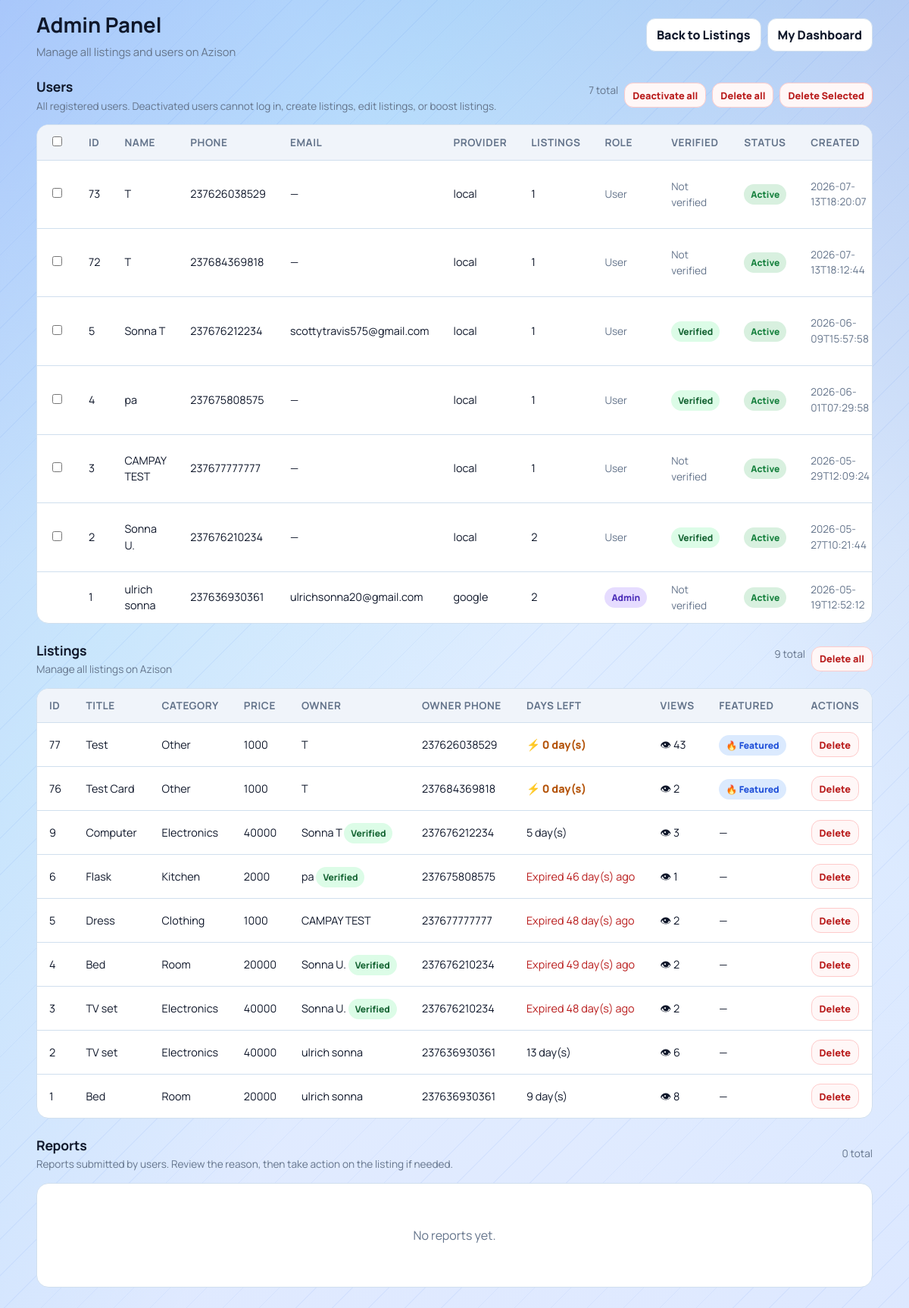
The page /admin (signed in) on the database its author committed.
### tables this page shows
CREATE TABLE users(
            id INTEGER PRIMARY KEY AUTOINCREMENT,
            full_name TEXT NOT NULL,
            phone TEXT NOT NULL UNIQUE,
            password_hash TEXT NOT NULL,
            email TEXT,
            google_sub TEXT,
            auth_provider TEXT NOT NULL DEFAULT 'local',
            created_at TEXT NOT NULL
        , is_admin INTEGER DEFAULT 0, is_active INTEGER DEFAULT 1, is_verified INTEGER DEFAULT 0);

CREATE TABLE listings(
            id INTEGER PRIMARY KEY AUTOINCREMENT,
            title TEXT,
            price TEXT,
            category TEXT,
            phone TEXT,
            owner_phone TEXT,
            leave_date TEXT,
            description TEXT,
            image TEXT,
            is_featured INTEGER DEFAULT 0
        , view_count INTEGER DEFAULT 0);

### app.py (the view, shortened to what this page needs)
@app.route("/admin")
@admin_required
def admin_panel():
    conn = get_db()
    cursor = conn.cursor()
    ensure_user_verified_column(cursor)
    conn.commit()
    cursor.execute(
        """
        SELECT l.*, u.full_name as owner_name, u.is_verified as owner_is_verified
        FROM listings l
        LEFT JOIN users u ON u.phone = l.owner_phone
        ORDER BY l.id DESC
        """
    )
    rows = cursor.fetchall()
    cursor.execute(
        """
        SELECT u.id, u.full_name, u.phone, u.email, u.auth_provider, u.is_admin, u.is_active, u.is_verified, u.created_at,
               (SELECT COUNT(*) FROM listings l WHERE l.owner_phone = u.phone) AS listing_count
        FROM users u
        ORDER BY u.is_active ASC, u.id DESC
        """
    )
    user_rows = cursor.fetchall()
    cursor.execute(
        """
        SELECT r.id, r.listing_id, r.reporter_user_id, r.reason, r.comment, r.created_at,
               l.title AS listing_title, l.category AS listing_category,
               u.full_name AS reporter_name, u.phone AS reporter_phone, u.email AS reporter_email
        FROM reports r
        LEFT JOIN listings l ON l.id = r.listing_id
        LEFT JOIN users u ON u.id = r.reporter_user_id
        ORDER BY r.id DESC
        """
    )
    report_rows = cursor.fetchall()
    conn.close()
    today = current_date()
    listings = []
    for row in rows:
        leave_date = datetime.strptime(row["leave_date"], "%Y-%m-%d").date()
        days_left = (leave_date - today).days
        is_expired = days_left < 0
        is_soon = 0 <= days_left <= 3
        listings.append(
            {
                "id": row["id"],
                "title": row["title"],
                "price": row["price"],
                "category": row["category"],
                "phone": row["phone"],
                "owner_phone": row["owner_phone"] or "",
                "owner_name": row["owner_name"] or "Unknown",
                "owner_is_verified": bool(row_value(row, "owner_is_verified", 0) == 1),
                "leave_date": row["leave_date"],
                "description": row["description"] or "",
                "image": row["image"],
                "is_featured": row["is_featured"],
                "view_count": row["view_count"],
                "days_left": days_left,
                "is_expired": is_expired,
                "is_soon": is_soon,
            }
        )
    users = []
    for user_row in user_rows:
        users.append(
            {
                "id": user_row["id"],
                "full_name": user_row["full_name"] or "",
                "phone": user_row["phone"] or "",
                "email": user_row["email"] or "",
                "auth_provider": user_row["auth_provider"] or "local",
                "is_admin": bool(user_row["is_admin"] == 1),
                "is_active": bool(user_row["is_active"] == 1),
                "is_verified": bool(row_value(user_row, "is_verified", 0) == 1),
                "created_at": user_row["created_at"] or "",
                "listing_count": user_row["listing_count"] or 0,
            }
        )
    reports = []
    return render_template("admin.html", listings=listings, users=users, reports=reports)

### templates/admin.html (shortened to what this page needs)
<!DOCTYPE html>
<html lang="en">
<head>
    <link rel="stylesheet" href="{{ url_for('static', filename='css/marketplace.css') }}">
</head>
<body>
    <main class="page">
        <section class="topbar">
            <div class="title-wrap">
                <h1>Admin Panel</h1>
                <p>Manage all listings and users on Azison</p>
            </div>
            <div class="actions">
                <a class="btn" href="{{ url_for('home') }}">Back to Listings</a>
                <a class="btn" href="{{ url_for('dashboard') }}">My Dashboard</a>
            </div>
        </section>
        <section class="section-heading">
            <div>
                <h2>Users</h2>
                <p>All registered users. Deactivated users cannot log in, create listings, edit listings, or boost listings.</p>
            </div>
            <div class="actions" style="gap: 8px;">
                <span class="muted-text">{% if users %}{{ users|length }} total{% else %}0 total{% endif %}</span>
                {% if users %}
                    <form method="POST" action="{{ url_for('admin_deactivate_all_users') }}" onsubmit="return confirm('Deactivate ALL non-admin users? You can re-activate them later from this page.');" style="display:inline; margin: 0;">
                        <button class="danger-btn" type="submit">Deactivate all</button>
                    </form>
                    <button type="button" class="danger-btn" onclick="confirmDeleteAllUsers();">Delete all</button>
                    <button type="button" class="danger-btn" id="bulk-delete-users-btn" onclick="confirmBulkDeleteUsers();" disabled>Delete Selected</button>
                {% endif %}
            </div>
        </section>
        <section class="table-container">
            {% if users %}
                <table>
                    <thead>
                        <tr>
                            <th><input type="checkbox" id="select-all-users" onchange="toggleAllUserCheckboxes(this);"></th>
                            <th>ID</th>
                            <th>Name</th>
                            <th>Phone</th>
                            <th>Email</th>
                            <th>Provider</th>
                            <th>Listings</th>
                            <th>Role</th>
                            <th>Verified</th>
                            <th>Status</th>
                            <th>Created</th>
                        </tr>
                    </thead>
                    <tbody>
                        {% for u in users %}
                        <tr>
                            <td>
                                {% if not u['is_admin'] and not (current_user and current_user.get('id') == u['id']) %}
                                    <input form="bulk-delete-users-form" type="checkbox" name="user_ids" value="{{ u['id'] }}" class="user-checkbox" onchange="updateBulkDeleteButton();">
                                {% endif %}
                            </td>
                            <td>{{ u['id'] }}</td>
                            <td>{{ u['full_name'] }}</td>
                            <td>{{ u['phone'] }}</td>
                            <td>{{ u['email'] or '—' }}</td>
                            <td>{{ u['auth_provider'] }}</td>
                            <td>{{ u['listing_count'] }}</td>
                            <td>
                                {% if u['is_admin'] %}
                                    <span class="badge admin">Admin</span>
                                {% else %}
                                    <span class="muted-text">User</span>
                                {% endif %}
                            </td>
                            <td>
                                {% if u['is_verified'] %}
                                    <span class="badge verified">Verified</span>
                                {% else %}
                                    <span class="muted-text">Not verified</span>
                                {% endif %}
                            </td>
                            <td>
                                {% if u['is_active'] %}
                                    <span class="badge active">Active</span>
                                {% else %}
                                    <span class="badge deactivated">Deactivated</span>
                                {% endif %}
                            </td>
                            <td class="muted-text">{{ u['created_at'] }}</td>
                        </tr>
                        {% endfor %}
                    </tbody>
                </table>
            {% else %}
                <div class="empty">
                    <p>No users found.</p>
                </div>
            {% endif %}
        </section>
        <section class="section-heading">
            <div>
                <h2>Listings</h2>
                <p>Manage all listings on Azison</p>
            </div>
            <div class="actions" style="gap: 8px;">
                <span class="muted-text">{% if listings %}{{ listings|length }} total{% else %}0 total{% endif %}</span>
                {% if listings %}
                    <button type="button" class="danger-btn" onclick="confirmDeleteAllListings();">Delete all</button>
                {% endif %}
            </div>
        </section>
        <section class="table-container">
            {% if listings %}
                <table>
                    <thead>
                        <tr>
                            <th>ID</th>
                            <th>Title</th>
                            <th>Category</th>
                            <th>Price</th>
                            <th>Owner</th>
                            <th>Owner Phone</th>
                            <th>Days Left</th>
                            <th>Views</th>
                            <th>Featured</th>
                            <th>Actions</th>
                        </tr>
                    </thead>
                    <tbody>
                        {% for item in listings %}
                        <tr>
                            <td>{{ item['id'] }}</td>
                            <td>{{ item['title'] }}</td>
                            <td>{{ item['category'] }}</td>
                            <td>{{ item['price'] }}</td>
                            <td>
                                {{ item['owner_name'] }}
                                {% if item['owner_is_verified'] %}
                                    <span class="badge verified">Verified</span>
                                {% endif %}
                            </td>
                            <td>{{ item['owner_phone'] }}</td>
                            <td>
                                {% if item['is_expired'] %}
                                    <span style="color: var(--danger);">Expired {{ item['days_left'] * -1 }} day(s) ago</span>
                                {% elif item['is_soon'] %}
                                    <span class="deadline soon">⚡ {{ item['days_left'] }} day(s)</span>
                                {% else %}
                                    {{ item['days_left'] }} day(s)
                                {% endif %}
                            </td>
                            <td>👁 {{ item['view_count'] or 0 }}</td>
                            <td>
                                {% if item['is_featured'] == 1 %}
                                    <span class="badge featured">🔥 Featured</span>
                                {% else %}
                                    —
                                {% endif %}
                            </td>
                            <td>
                                <form method="POST" action="{{ url_for('admin_delete_listing', id=item['id']) }}" onsubmit="return confirm('Are you sure you want to delete this listing?');">
                                    <button class="danger-btn" type="submit">Delete</button>
                                </form>
                            </td>
                        </tr>
                        {% endfor %}
                    </tbody>
                </table>
            {% else %}
                <div class="empty">
                    <p>No listings found.</p>
                </div>
            {% endif %}
        </section>
        <section class="section-heading">
            <div>
                <h2>Reports</h2>
                <p>Reports submitted by users. Review the reason, then take action on the listing if needed.</p>
            </div>
            <div class="actions" style="gap: 8px;">
                <span class="muted-text">{% if reports %}{{ reports|length }} total{% else %}0 total{% endif %}</span>
            </div>
        </section>
        <section class="table-container">
            {% if reports %}
                <table>
                    <thead>
                        <tr>
                            <th>ID</th>
                            <th>Listing</th>
                            <th>Category</th>
                            <th>Reason</th>
                            <th>Comment</th>
                            <th>Reporter</th>
                            <th>Reporter Phone</th>
                            <th>Reporter Email</th>
                            <th>Submitted</th>
                            <th>Actions</th>
                        </tr>
                    </thead>
                    <tbody>
                        {% for r in reports %}
                        <tr>
                            <td>{{ r['id'] }}</td>
                            <td>
                                {% if r['listing_exists'] %}
                                    <a href="{{ url_for('listing_detail', id=r['listing_id']) }}" target="_blank" rel="noopener">{{ r['listing_title'] or ('Listing #' + r['listing_id']|string) }}</a>
                                {% else %}
                                    <span class="muted-text">Listing #{{ r['listing_id'] }} (deleted)</span>
                                {% endif %}
                            </td>
                            <td>{{ r['listing_category'] or '—' }}</td>
                            <td><span class="badge expired">{{ r['reason'] }}</span></td>
                            <td>
                                {% if r['comment'] %}
                                    <span title="{{ r['comment'] }}">{{ r['comment'][:80] }}{% if r['comment']|length > 80 %}…{% endif %}</span>
                                {% else %}
                                    <span class="muted-text">—</span>
                                {% endif %}
                            </td>
                            <td>{{ r['reporter_name'] }}</td>
                            <td>{{ r['reporter_phone'] or '—' }}</td>
                            <td>{{ r['reporter_email'] or '—' }}</td>
                            <td class="muted-text">{{ r['created_at'] }}</td>
                            <td>
                                <div style="display:flex; flex-direction:column; gap: 6px; align-items: flex-start;">
                                    <form method="POST" action="{{ url_for('admin_dismiss_report', report_id=r['id']) }}" onsubmit="return confirm('Dismiss this report? The listing will be kept.');" style="margin:0;">
                                        <button class="success-btn" type="submit">Dismiss</button>
                                    </form>
                                    {% if r['listing_exists'] %}
                                        <form method="POST" action="{{ url_for('admin_delete_listing', id=r['listing_id']) }}" onsubmit="return confirm('Delete this listing? This will also remove the report.');" style="margin:0;">
                                            <button class="danger-btn" type="submit">Delete listing</button>
                                        </form>
                                    {% else %}
                                        <span class="muted-text">No listing</span>
                                    {% endif %}
                                </div>
                            </td>
                        </tr>
                        {% endfor %}
                    </tbody>
                </table>
            {% else %}
                <div class="empty">
                    <p>No reports yet.</p>
                </div>
            {% endif %}
        </section>
    </main>
</body>
</html>

### rows shown on the page
users: id "73", full_name "T", phone "237626038529", u "—", auth_provider "local", listing_count "1", is_admin "User", is_verified "Not verified", shows "Active", created_at "2026-07-13T18:20:07"
users: id "72", full_name "T", phone "237684369818", u "—", auth_provider "local", listing_count "1", is_admin "User", is_verified "Not verified", shows "Active", created_at "2026-07-13T18:12:44"
users: id "5", full_name "Sonna T", phone "237676212234", email "scottytravis575@gmail.com", auth_provider "local", listing_count "1", is_admin "User", is_verified "Verified", is_active "Active", created_at "2026-06-09T15:57:58"
users: id "4", full_name "pa", phone "237675808575", u "—", auth_provider "local", listing_count "1", is_admin "User", is_verified "Verified", is_active "Active", created_at "2026-06-01T07:29:58"
users: id "3", full_name "CAMPAY TEST", phone "237677777777", u "—", auth_provider "local", listing_count "1", is_admin "User", is_verified "Not verified", shows "Active", created_at "2026-05-29T12:09:24"
users: id "2", full_name "Sonna U.", phone "237676210234", u "—", auth_provider "local", listing_count "2", is_admin "User", is_verified "Verified", is_active "Active", created_at "2026-05-27T10:21:44"
users: id "1", full_name "ulrich sonna", phone "237636930361", email "ulrichsonna20@gmail.com", auth_provider "google", listing_count "2", is_admin "Admin", is_verified "Not verified", is_active "Active", created_at "2026-05-19T12:52:12"
listings: id "77", title "Test", category "Other", price "1000", owner_name "T", owner_phone "237626038529", days_left "0", view_count "43", is_featured "🔥 Featured"
listings: id "76", title "Test Card", category "Other", price "1000", owner_name "T", owner_phone "237684369818", days_left "0", view_count "2", is_featured "🔥 Featured"
listings: id "9", title "Computer", category "Electronics", price "40000", owner_name "Sonna T", shows "Verified", owner_phone "237676212234", days_left "5", view_count "3"
listings: id "6", title "Flask", category "Kitchen", price "2000", owner_name "pa", shows "Verified", owner_phone "237675808575", item "46", view_count "1"
listings: id "5", title "Dress", category "Clothing", price "1000", owner_name "CAMPAY TEST", owner_phone "237677777777", item "48", view_count "2"
listings: id "4", title "Bed", category "Room", price "20000", owner_name "Sonna U.", shows "Verified", owner_phone "237676210234", item "49", view_count "2"
listings: id "3", title "TV set", category "Electronics", price "40000", owner_name "Sonna U.", shows "Verified", owner_phone "237676210234", item "48", view_count "2"
listings: id "2", title "TV set", category "Electronics", price "40000", owner_name "ulrich sonna", owner_phone "237636930361", days_left "13", view_count "6"
listings: id "1", title "Bed", category "Room", price "20000", owner_name "ulrich sonna", owner_phone "237636930361", days_left "9", view_count "8"

### other values the page prints
{{ users|length }} "7"
{{ listings|length }} "9"
